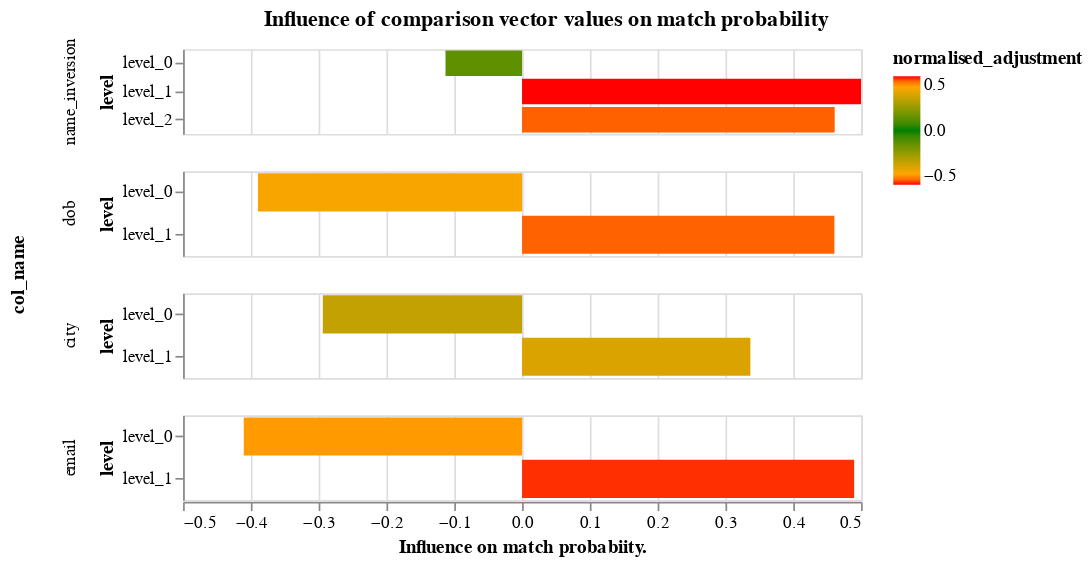

Notebook code cell kept with this figure:
### Markdown cell above
An alternative representation of the parameters displays them in terms of the effect different values in the comparison vectors have on the match probability:

### Code cell
params.adjustment_factor_chart()

### Figure 1 — Vega-Lite specification as saved in the notebook (floating-point values rounded to 4 significant figures)
{"$schema": "https://vega.github.io/schema/vega-lite/v3.4.0.json", "config": {"mark": {"tooltip": null}, "title": {"anchor": "middle"}, "view": {"height": 300, "width": 400}}, "data": {"name": "data-1fea49c8f8dfa543ba8fa3afc3ee5b6c"}, "datasets": {"data-1fea49c8f8dfa543ba8fa3afc3ee5b6c": [{"adjustment": 0.3871, "col_name": "name_inversion", "level": "level_0", "m": 0.6251, "normalised_adjustment": -0.1129, "u": 0.9899}, {"adjustment": 0.9999, "col_name": "name_inversion", "level": "level_1", "m": 0.1249, "normalised_adjustment": 0.4999, "u": 9.379e-06}, {"adjustment": 0.9611, "col_name": "name_inversion", "level": "level_2", "m": 0.2499, "normalised_adjustment": 0.4611, "u": 0.01012}, {"adjustment": 0.1105, "col_name": "dob", "level": "level_0", "m": 0.1197, "normalised_adjustment": -0.3895, "u": 0.964}, {"adjustment": 0.9607, "col_name": "dob", "level": "level_1", "m": 0.8803, "normalised_adjustment": 0.4607, "u": 0.03604}, {"adjustment": 0.2061, "col_name": "city", "level": "level_0", "m": 0.22, "normalised_adjustment": -0.2939, "u": 0.8479}, {"adjustment": 0.8368, "col_name": "city", "level": "level_1", "m": 0.78, "normalised_adjustment": 0.3368, "u": 0.1521}, {"adjustment": 0.0895, "col_name": "email", "level": "level_0", "m": 0.09738, "normalised_adjustment": -0.4105, "u": 0.9907}, {"adjustment": 0.9898, "col_name": "email", "level": "level_1", "m": 0.9026, "normalised_adjustment": 0.4898, "u": 0.00931}]}, "encoding": {"color": {"field": "normalised_adjustment", "scale": {"domain": [-0.5, -0.4, 0, 0.4, 0.5], "range": ["red", "orange", "green", "orange", "red"]}, "type": "quantitative"}, "row": {"field": "col_name", "sort": {"field": "gamma"}, "type": "nominal"}, "tooltip": [{"field": "col_name", "type": "nominal"}, {"field": "normalised_adjustment", "type": "quantitative"}], "x": {"axis": {"title": "Influence on match probabiity."}, "field": "normalised_adjustment", "scale": {"domain": [-0.5, 0.5]}, "type": "quantitative"}, "y": {"field": "level", "type": "nominal"}}, "height": 50, "mark": "bar", "resolve": {"scale": {"y": "independent"}}, "title": "Influence of comparison vector values on match probability"}
